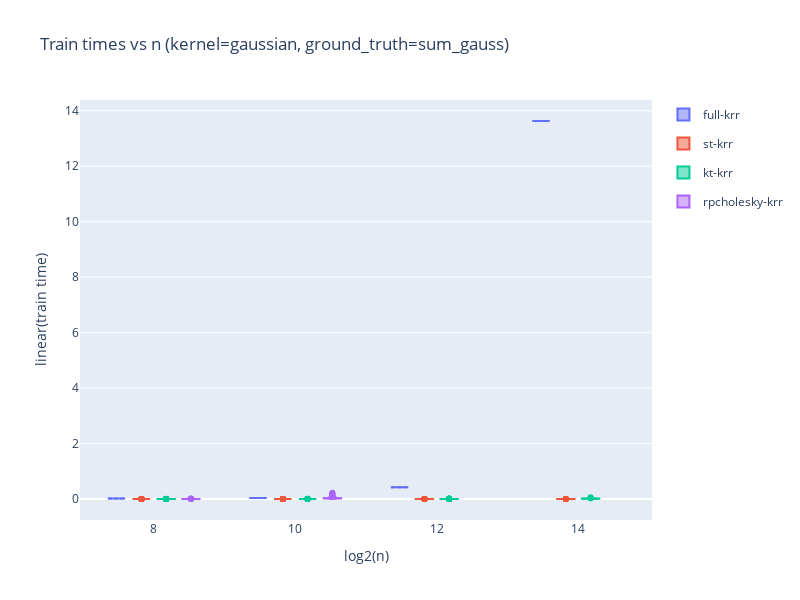

Here is the notebook cell this chart was saved with:
### Code cell
scale = 'linear'
baseline_loss = 0.01 # = noise**2

for result in results:
    name = result['name']
    color = colors_list[names.index(name)]

    if scale == 'log2':
        y = np.log2(np.abs(result["train_times"]))
        hline = np.log2(np.abs(baseline_loss))

    elif scale == 'linear':
        hline = np.abs(baseline_loss)
        y = np.abs(result["train_times"])

    trace = go.Box(
        x=[result['logn']]*len(result["train_times"]),
        y=y,
        name=name,
        # opacity=0.5,
        legendgroup=name,
        line_color=color,
        offsetgroup=name,
        showlegend=color not in colors_used,
        boxmean=True,
    )

    fig.add_trace(trace)
    colors_used.add(color)

fig.update_yaxes(title_text=f"{scale}(train time)")
fig.update_xaxes(title_text="log2(n)", type='linear')
fig.update_layout(
    width=800,
    height=600,
    title=f"Train times vs n (kernel={kernel}, ground_truth={ground_truth})",
    boxmode='group'
)
